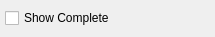
<?xml version="1.0" encoding="UTF-8"?>
<ui version="4.0">
 <comment>This file is part of the xTuple ERP: PostBooks Edition, a free and
open source Enterprise Resource Planning software suite,
Copyright (c) 1999-2011 by OpenMFG LLC, d/b/a xTuple.
It is licensed to you under the Common Public Attribution License
version 1.0, the full text of which (including xTuple-specific Exhibits)
is available at www.xtuple.com/CPAL.  By using this software, you agree
to be bound by its terms.</comment>
 <class>projects</class>
 <widget class="QWidget" name="projects">
  <property name="geometry">
   <rect>
    <x>0</x>
    <y>0</y>
    <width>215</width>
    <height>37</height>
   </rect>
  </property>
  <property name="windowTitle">
   <string>List Projects</string>
  </property>
  <layout class="QGridLayout" name="gridLayout">
   <item row="0" column="0">
    <widget class="XCheckBox" name="_showComplete">
     <property name="text">
      <string>Show Complete</string>
     </property>
    </widget>
   </item>
  </layout>
 </widget>
 <layoutdefault spacing="5" margin="5"/>
 <pixmapfunction>qPixmapFromMimeSource</pixmapfunction>
 <customwidgets>
  <customwidget>
   <class>XCheckBox</class>
   <extends>QCheckBox</extends>
   <header>xcheckbox.h</header>
  </customwidget>
 </customwidgets>
 <resources/>
 <connections/>
</ui>
